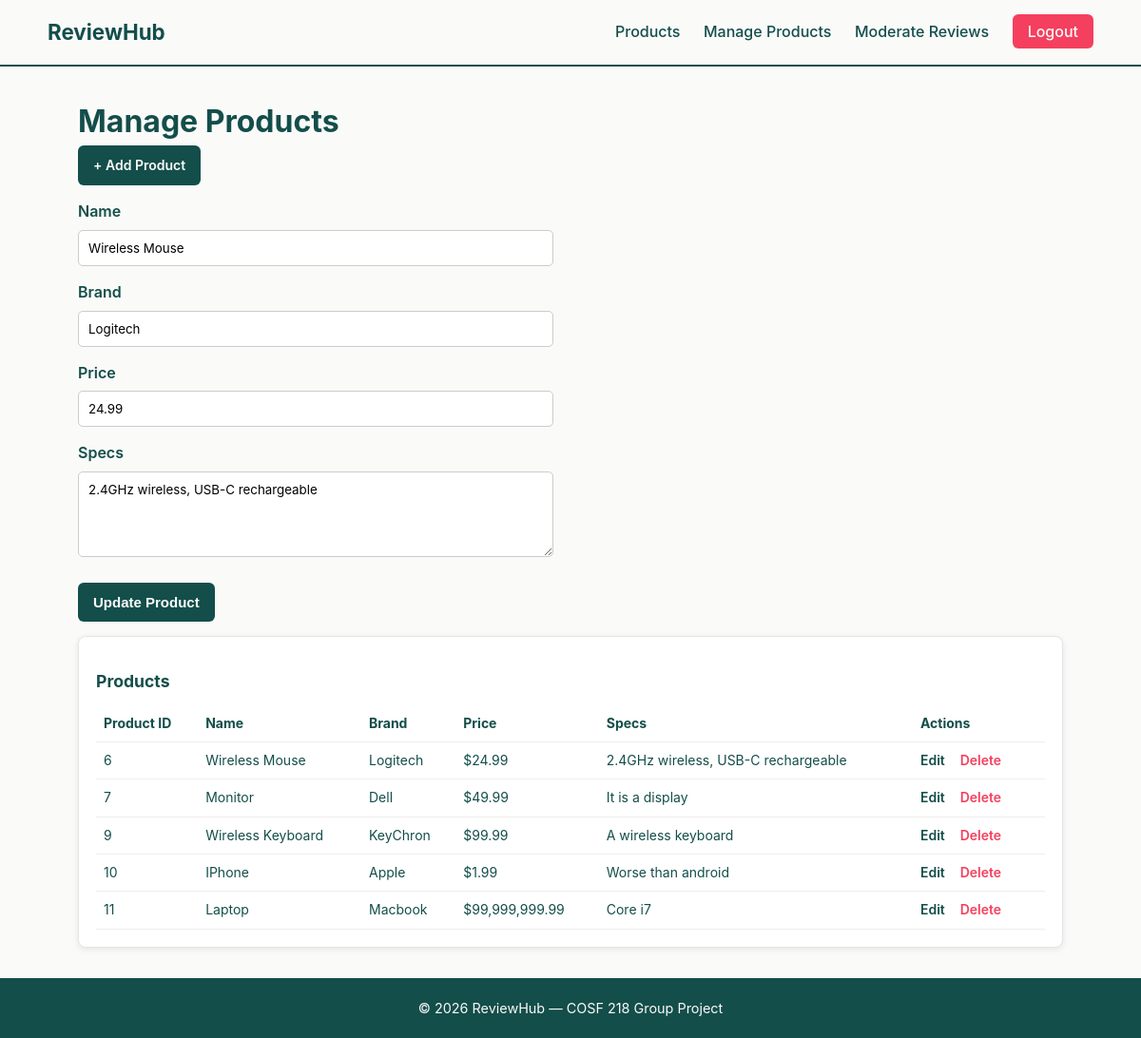
Screenshot of /admin/products.php?action=edit&product_id=6 (signed in) with the database file from the repository.
### tables this page shows
CREATE TABLE `products` (
  `product_id` int(11) NOT NULL,
  `name` varchar(150) NOT NULL,
  `brand` varchar(100) NOT NULL,
  `price` decimal(10,2) NOT NULL,
  `specs` text DEFAULT NULL
);

### admin/products.php (the view, shortened to what this page needs)
<?php
require_once __DIR__ . '/../config/db.php';
$showForm = isset($_GET['action']) && $_GET['action'] === 'add';
$editProduct = null;
if (isset($_GET['action']) && $_GET['action'] === 'edit' && isset($_GET['product_id'])) {
    $edit_id = (int) $_GET['product_id'];
    $editQuery = mysqli_prepare($conn, "SELECT product_id, name, brand, price, specs FROM products WHERE product_id = ?");
    mysqli_stmt_bind_param($editQuery, "i", $edit_id);
    mysqli_stmt_execute($editQuery);
    $editResult = mysqli_stmt_get_result($editQuery);
    $editProduct = mysqli_fetch_assoc($editResult);
}
$sql = "SELECT product_id, name, brand, price, specs FROM products";
$result = mysqli_query($conn, $sql);
require_once __DIR__ . '/../includes/header.php';
?>
<h1>Manage Products</h1>
<div id="add_buttons">
    <a href="products.php?action=add" id="addbtn">+ Add Product</a>
</div>
<?php if ($showForm || $editProduct): ?>
    <form method="POST" action="products.php">
        <label for="name">Name</label>
        <input type="text" name="name" id="name" value="<?= $editProduct ? htmlspecialchars($editProduct['name']) : '' ?>" required>
        <label for="brand">Brand</label>
        <input type="text" name="brand" id="brand" value="<?= $editProduct ? htmlspecialchars($editProduct['brand']) : '' ?>" required>
        <label for="price">Price</label>
        <input type="text" name="price" id="price" value="<?= $editProduct ? $editProduct['price'] : '' ?>" required>
        <label for="specs">Specs</label>
        <textarea name="specs" id="specs"><?= $editProduct ? htmlspecialchars($editProduct['specs']) : '' ?></textarea>
        <input type="submit" value="<?= $editProduct ? 'Update Product' : 'Save Product' ?>">
    </form>
<?php endif; ?>
<div id="table">
    <table>
        <caption>Products</caption>
        <thead>
            <tr>
                <th>Product ID</th>
                <th>Name</th>
                <th>Brand</th>
                <th>Price</th>
                <th>Specs</th>
                <th>Actions</th>
            </tr>
        </thead>
        <tbody>
            <?php if (mysqli_num_rows($result) === 0): ?>
                <tr><td colspan="6">No products yet.</td></tr>
            <?php else: ?>
                <?php while ($product = mysqli_fetch_assoc($result)): ?>
                    <tr>
                        <td><?= $product['product_id'] ?></td>
                        <td><?= htmlspecialchars($product['name']) ?></td>
                        <td><?= htmlspecialchars($product['brand']) ?></td>
                        <td>$<?= number_format($product['price'], 2) ?></td>
                        <td><?= htmlspecialchars($product['specs']) ?></td>
                        <td class="actions">
                            <a href="products.php?action=edit&product_id=<?= $product['product_id'] ?>" class="edit">Edit</a>
                            <a href="products.php?action=delete&product_id=<?= $product['product_id'] ?>" class="delete" onclick="return confirm('Delete this product? This cannot be undone.');">Delete</a>
                        </td>
                    </tr>
                <?php endwhile; ?>
            <?php endif; ?>
        </tbody>
    </table>
</div>
<?php require_once __DIR__ . '/../includes/footer.php'; ?>

### assets/css/style.css (style rules this page uses)
* { margin: 0; padding: 0; box-sizing: border-box; }
body { font-family: -apple-system, "Segoe UI", Roboto, Helvetica, Arial, sans-serif; background-color: #FAFAF9; color: #134E4A; line-height: 1.6; }
form { max-width: 500px; }
label { display: block; margin-top: 15px; font-weight: 600; color: #134E4A; }
select, textarea, input[type="text"], input[type="email"], input[type="password"] { width: 100%; padding: 10px; margin-top: 6px; border: 1px solid #ccc; border-radius: 5px; box-sizing: border-box; font-family: inherit; }
textarea { resize: vertical; min-height: 90px; }
input[type="submit"] { background-color: #134E4A; color: #FAFAF9; border: none; margin-top: 20px; padding: 12px 16px; border-radius: 6px; cursor: pointer; font-size: 15px; font-weight: 600; }
table { width: 100%; border-collapse: collapse; margin-top: 15px; }
th, td { text-align: left; padding: 8px; border-bottom: 1px solid #eee; font-size: 14px; }
th { color: #134E4A; }
#table { background: #FFFFFF; border-radius: 8px; box-shadow: 0 2px 6px rgba(19, 78, 74, 0.1); padding: 18px; border: 1px solid #e5e5e3; margin-top: 15px; }
#table caption { text-align: left; font-weight: 700; color: #134E4A; margin-bottom: 10px; font-size: 1.1rem; }
#addbtn { display: inline-block; background-color: #134E4A; color: #FAFAF9; text-decoration: none; padding: 10px 16px; border-radius: 6px; font-weight: 600; font-size: 14px; }
.actions a { text-decoration: none; font-weight: 600; margin-right: 12px; }
.actions .edit { color: #134E4A; }
.actions .delete, .actions .reject { color: #F43F5E; }

### rows the page displays
products: name "Wireless Mouse", brand "Logitech", price "24.99", specs "2.4GHz wireless, USB-C rechargeable", product_id "6"
products: product_id "7", name "Monitor", brand "Dell", price "49.99", specs "It is a display"
products: product_id "9", name "Wireless Keyboard", brand "KeyChron", price "99.99", specs "A wireless keyboard"
products: product_id "10", name "IPhone", brand "Apple", price "1.99", specs "Worse than android"
products: product_id "11", name "Laptop", brand "Macbook", price "99,999,999.99", specs "Core i7"
